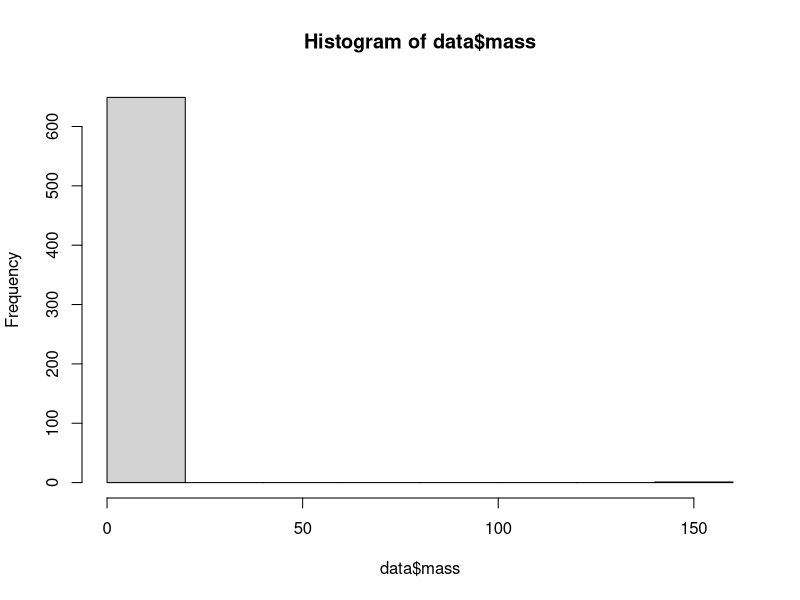
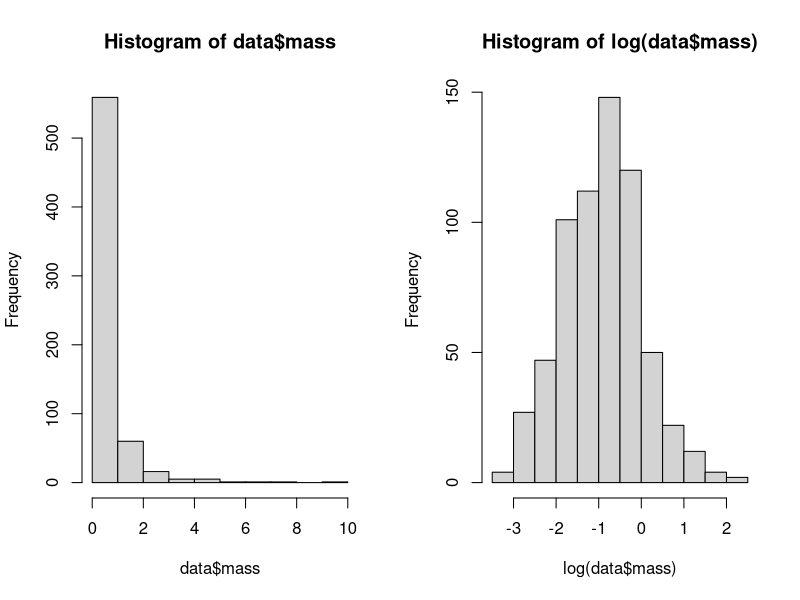
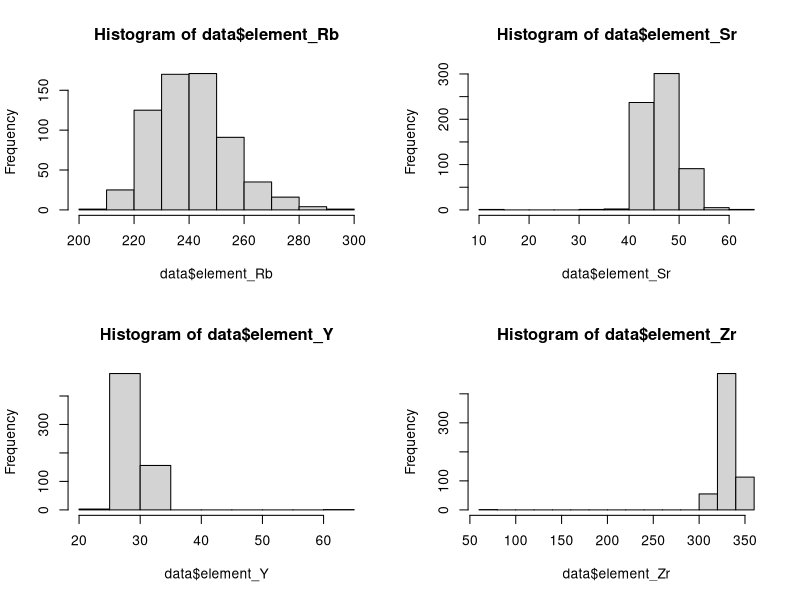
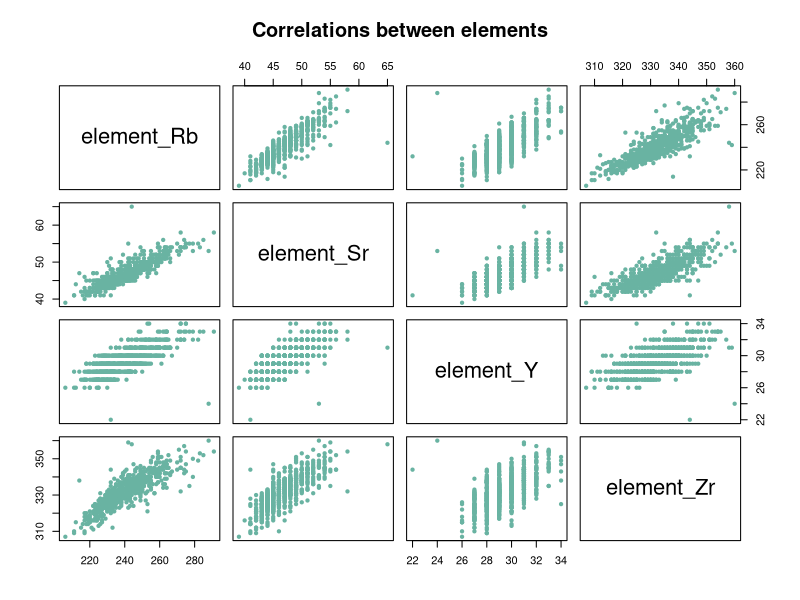
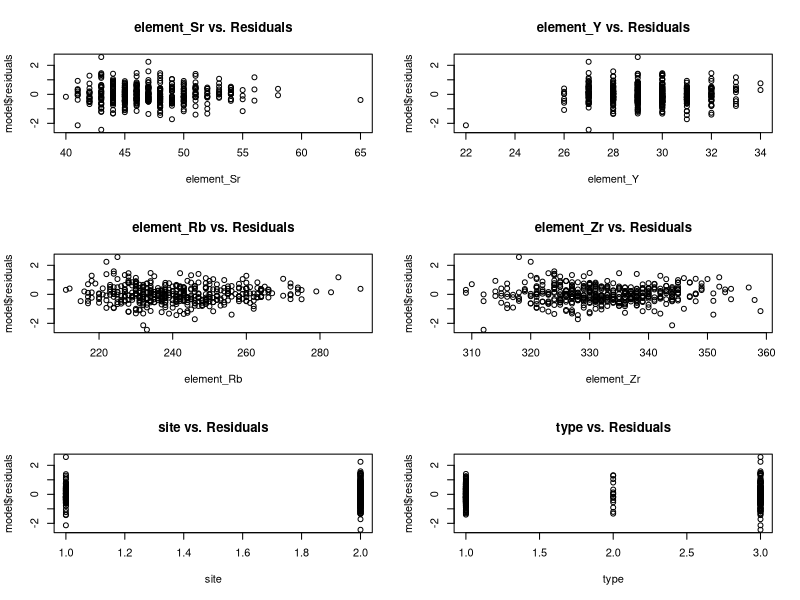
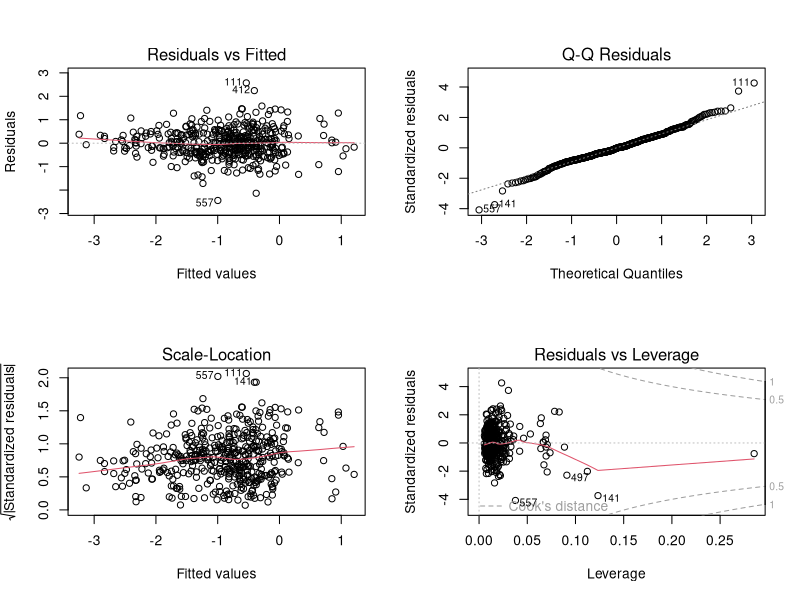
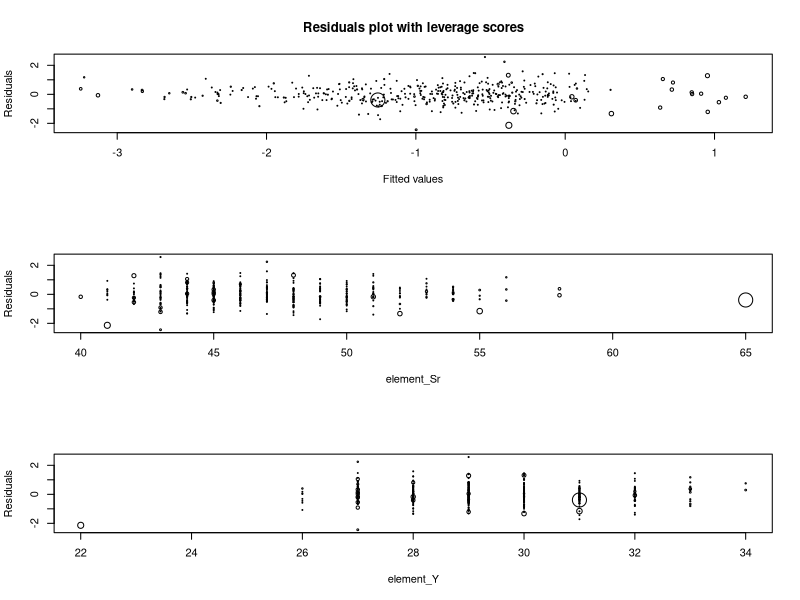
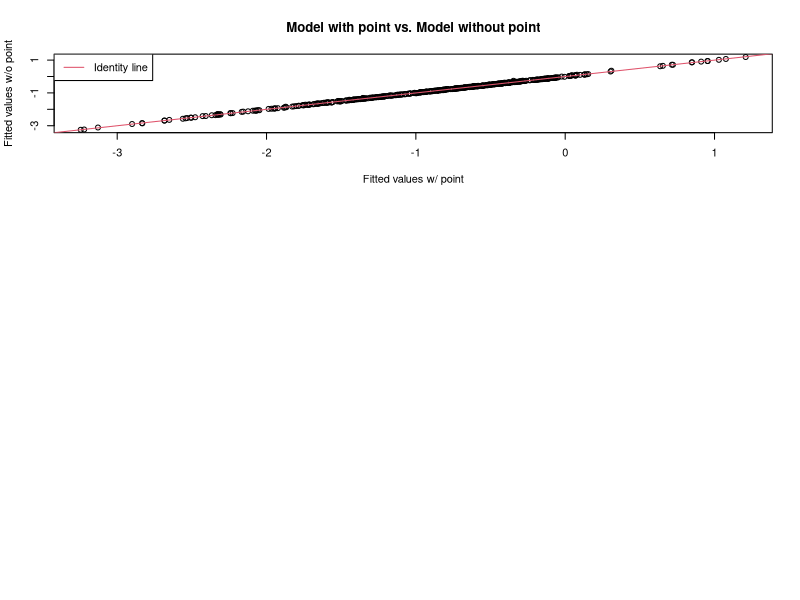

Reproduce these figures in R, in order.
## ---- chunk 1
library(glmnet)
library(MASS)
library(nlme)
## ---- chunk 2
data <- read.table("data/obsidian_data.txt", header = TRUE, sep = ",")
summary(data)
## ---- chunk 3
data[which(data$ID == "288275.002bh"), ]
data <- data[-33,]
## ---- chunk 4
hist(data$mass)
data[which(data$mass >= 10), ]
data <- data[-464,]
## ---- chunk 5
par(mfrow=c(1,2))
hist(data$mass)
hist(log(data$mass))

data$mass <- log(data$mass)
## ---- chunk 6
blade_type = c(
  "Blade", 
  "Distal end of prismatic blade?",
  "Blades",
  "Retouched blades",
  "Retouched Blade",
  "blade",
  "Retouched Blades"
)
flake_type = c(
  "Flake (listed as)",
  "flake",
  "Flake",
  "Used flake",
  "Flakes"
)
core_type = c(
  "Core fragment?",
  "Core fragment",
  "Fragment (from core?)",
  "Core",
  "Cores and frags",
  "core",
  "Cores and fragments",
  "Core/Fragment"
)

blade_data = data[which(data$type %in% blade_type),]
flake_data = data[which(data$type %in% flake_type),]
core_data = data[which(data$type %in% core_type),]

blade_data$type = "Blade"
flake_data$type = "Flake"
core_data$type = "Core"

data = rbind(blade_data, flake_data, core_data)
## ---- chunk 7
data <- data[-which(data$site == "Ali Kosh/Chaga Sefid" | data$site == "Hulailan Tepe Guran"), ]
## ---- chunk 8
par(mfrow=c(2,2))
hist(data$element_Rb)
hist(data$element_Sr)
hist(data$element_Y)
hist(data$element_Zr)
## ---- chunk 9
data[which(data$element_Zr<100 | data$element_Y>50 | data$element_Sr<20), ]
data <- data[-which(data$element_Zr<100 | data$element_Y>50 | data$element_Sr<20), ]
## ---- chunk 10
data <- data[complete.cases(data[, c('mass', 'type')]), ]
## ---- chunk 11
cat_covs = 3:4
cts_covs = 5:8

for (i in cat_covs) {
  data[, i] = as.factor(data[, i])
}

summary(data)
## ---- chunk 12
cor(data[, cts_covs])
plot(data[, cts_covs], pch=20 , cex=1.0 , col="#69b3a2", main="Correlations between elements")

# condition number
cts_matrix = data.matrix(data[,cts_covs])
eigenvals = eigen(t(cts_matrix) %*% cts_matrix)
sqrt(eigenvals$val[1]/eigenvals$val)
## ---- chunk 13
# R-squared onto covariates
r_squared = rep(0,length(cts_covs))
for (i in 1:length(cts_covs)) {
  formula_string = paste(colnames(data)[cts_covs[i]], "~", paste(colnames(data)[cts_covs][-i], collapse="+"))
  model = lm(formula = formula_string, data=data)
  r_squared[i] = summary(model)$r.squared
}
r_squared
## ---- chunk 14
set.seed(2)

train_idx = sample(1:(dim(data)[1]), size=0.7*dim(data)[1])
train = data[train_idx,]
not_train = data[-train_idx,]
validate_idx = sample(1:(dim(not_train)[1]), size=0.5*dim(not_train)[1])
val = not_train[-validate_idx, ]
test = not_train[validate_idx,]
## ---- chunk 15
model0 = lm(formula = mass ~ element_Sr + element_Y + element_Rb + element_Zr + type + site, data=train)
anova(model0)

model0 = lm(formula = mass ~ element_Sr + element_Y + element_Rb + element_Zr + site + type, data=train)
anova(model0)
summary(model0)
## ---- chunk 16
plot_diagnostics <- function(model, data, dim_fig) {
  covs = attr(model$terms , "term.labels")
  par(mfrow=dim_fig)
  for (i in 1:length(covs)) {
    plot.default(data[, covs[i]], 
                 model$residuals, 
                 main=paste(covs[i], "vs. Residuals"), 
                 xlab=covs[i],
                 type="p")
  }
}

plot_model <- function(model) {
  par(mfrow=c(2,2))
  plot(model)
}
## ---- chunk 17
plot_diagnostics(model0, train, c(3,2))
## ---- chunk 18
par(mfrow=c(2,2))
plot(model0)
## ---- chunk 19
# leverage
X = model.matrix(model0)
lev = diag(X%*%solve(t(X)%*%X,t(X)))

par(mfrow=c(3,1))
plot(model0$fit, model0$residuals, cex=10*lev,
     xlab="Fitted values",
     ylab="Residuals",
     main="Residuals plot with leverage scores")
plot(train[,"element_Sr"], model0$residuals, cex=10*lev,
     xlab="element_Sr",
     ylab="Residuals")
plot(train[,"element_Y"], model0$residuals, cex=10*lev,
     xlab="element_Y",
     ylab="Residuals")

i1 = which.max(train[, "element_Sr"])
## ---- chunk 20
# outliers

n=dim(train)[1]
df=summary(model0)$df[1]
print(paste0('Max studentized residual: ',max(abs(studres(model0)))))
tval = qt(1-0.05/2/n,df)
print(paste0('Bonferroni-adjusted threshold: ',tval))
## ---- chunk 21
model0_without_i1 = lm(formula = mass ~ element_Sr + element_Y + element_Rb + element_Zr + type + site, data=train[-i1,])

plot(model0$fitted.values[-i1], model0_without_i1$fitted.values,
     xlab="Fitted values w/ point",
     ylab="Fitted values w/o point",
     main="Model with point vs. Model without point")
abline(0,1, col=2)
legend("topleft", c("Identity line"), col=2, lty=1)
cor(model0$fitted.values[-i1], model0_without_i1$fitted.values)
## ---- chunk 22
step(lm(mass ~ 1, data=train), direction='forward', scope=formula(model0), trace=0, k=log(dim(train)[1]))
## ---- chunk 23
Rsq_changes = rep(summary(model0)$r.squared, length(cts_covs))

for (i in 1:length(cts_covs)) {
  formula_string = paste("mass ~ type + site + ", colnames(train)[cts_covs[i]])
  model = lm(formula = formula_string, data=train)
  Rsq_changes[i] = Rsq_changes[i] - summary(model)$r.squared
}

Rsq_changes
## ---- chunk 24
model1 = lm(mass ~ type + site + element_Rb, data=train)
summary(model1)
plot_diagnostics(model1, train, c(3,1))
plot_model(model1)
## ---- chunk 25
mc_validation = function(trials, ratio, formula, data) {
  n = dim(data)[1]
  error = rep(0, trials)
  for (i in 1:trials) {
    
    training_idx = sample(1:n, size = round(ratio * n), replace = FALSE)
    training = data[training_idx, ]
    validation = data[-training_idx, ]
    
    model = lm(formula = formula, data=training)
    predictions = predict(model, validation)
    error[i] = sum((validation[, "mass"] - predictions)^2) / dim(validation)[1]
  } 
  
  return(sum(error) / trials)
}

paste("Validation Error (big model):", mc_validation(500, 0.8, formula(model0), train))
paste("Validation Error (small model):", mc_validation(500, 0.8, formula(model1), train))
## ---- chunk 26
bootstrap = function(trials, data, formula, coef) {
  n = dim(data)[1]
  beta_boot = rep(0, trials)
  SEbeta_boot = rep(0, trials)
  for (i in 1:trials){
    boot_sample = sample(n, n, replace=TRUE)
    model_boot = lm(formula=formula, data=data[boot_sample,])
    beta_boot[i] = model_boot$coefficients[coef]
    SEbeta_boot[i] = summary(model_boot)$coefficients[coef,2]
  }
  
  return(list("boot"=beta_boot, "SEboot"=SEbeta_boot))
}

hist_bootstrap = function(trials, data, model, fig_dim) {
  model_coefs = rownames(coef(summary(model)))[-1]
  
  par(mfrow=fig_dim, mar=c(1,1,3,1))
  for (i in 1:length(model_coefs)) {
    boot = bootstrap(trials, data, formula(model), model_coefs[i])
    hist(boot$boot, main = paste("Empirical SE(", model_coefs[i], "): ", round(sd(boot$boot), 3)))
    hist(boot$SEboot, main=paste("Mean Theo SE(", model_coefs[i], "):", round(mean(boot$SEboot), 3)))
  }
}

hist_bootstrap(100, train, model0, c(7,2))
hist_bootstrap(100, train, model1, c(4,2))
## ---- chunk 27
model = lm(formula = mass ~ type + site + element_Rb, data=train)
predictions = predict(model, test)
error = sum(predictions - test$mass)^2 / dim(test)[1]

cis = predict(model, test, interval = "predict", level = 0.95)
upper = cis[, 2]
lower = cis[, 3]
plot(predictions, test$mass, ylab="True Value", xlab="Prediction", main="Model Prediction Accuracy")
abline(0,1, col=8)
polygon(x= predictions, y = upper, col = "blue",border = NA)
polygon(x= predictions, y = lower, col = "blue", border = NA)
legend("topright", c("95% prediction interval"), lty=1, col="blue")
## ---- chunk 28
# leverage
X = model.matrix(model1)
lev = diag(X%*%solve(t(X)%*%X,t(X)))

par(mfrow=c(3,1))
plot(model1$fit, model1$residuals, cex=10*lev)
plot(train[,"element_Sr"], model1$residuals, cex=10*lev)
plot(train[,"element_Y"], model1$residuals, cex=10*lev)
## ---- chunk 29
# outliers
n=dim(train)[1]
df=summary(model1)$df[1]
print(paste0('Max studentized residual: ',max(abs(studres(model1)))))
tval = qt(1-0.05/2/n,df)
print(paste0('Bonferroni-adjusted threshold: ',tval))

par(mfrow=c(1,2))
plot(model1$fitted.values, model1$residuals,col="white")
text(model1$fitted.values, model1$residuals, as.character(1:dim(train)[1]))
plot(train[, "element_Rb"], model1$residuals, col="white")
text(train[, "element_Rb"], model1$residuals, as.character(1:dim(train)[1]))

## ---- chunk 30
remove_idx = c(193, 433)
model_temp = lm(formula = mass ~ element_Rb + type + site, data=train[-remove_idx,])

summary(model_temp)
## ---- chunk 31
plot(model1$fitted.values[-remove_idx], model_temp$fitted.values)
abline(0,1, col=2)
cor(model1$fitted.values[-remove_idx], model_temp$fitted.values)
## ---- chunk 32
mc_validation_lasso = function(trials, ratio, lambdas, data) {
  n = dim(data)[1]
  errors = rep(0, length(lambdas))
  
  for (i in 1:trials) {
    training_idx = sample(1:n, size = round(ratio * n), replace = FALSE)
    training = data[training_idx, ]
    validation = data[-training_idx, ]

    training_matrix = model.matrix(mass ~ type + site + element_Rb + element_Sr + element_Y + element_Zr, data=training)
    validation_matrix = model.matrix(mass ~ type + site + element_Rb + element_Sr + element_Y + element_Zr, data=validation)
    
    model = glmnet(x = training_matrix, y = training[, 2], lambda = lambdas)
    betahat = rbind(model$a0,as.matrix(model$beta, nrow=8, ncol=length(lambdas)))[-2,]
    predictions = validation_matrix %*% betahat
    true_value = matrix(validation[, 2], nrow = length(validation[, 2]), ncol = length(lambdas), byrow=FALSE)
    differences = predictions - true_value
    errors = errors + sqrt(colSums(differences^2))
  } 
  
  return(rev(errors / trials))
}

lambdas = seq(0, 5, 0.01)
trials = 100
training_test_ratio = 0.8

plot(lambdas, mc_validation_lasso(trials, training_test_ratio, lambdas, train), 
     type='l',
     main = "Validation Error vs. Penalty",
     xlab = "Penalty",
     ylab = "Validation Error")
## ---- chunk 33
model3 = gls(model=mass ~ type + site + element_Rb, data=train, weight = varConstPower(1, form = ~ element_Rb))
fitted_sigma = (exp(model3$mod[[1]][[1]]) + (train[, "element_Rb"])^model3$mod[[1]][[2]])
plot(train[,"element_Rb"], model3$resid /(fitted_sigma), main="Residual plot of WLS")
